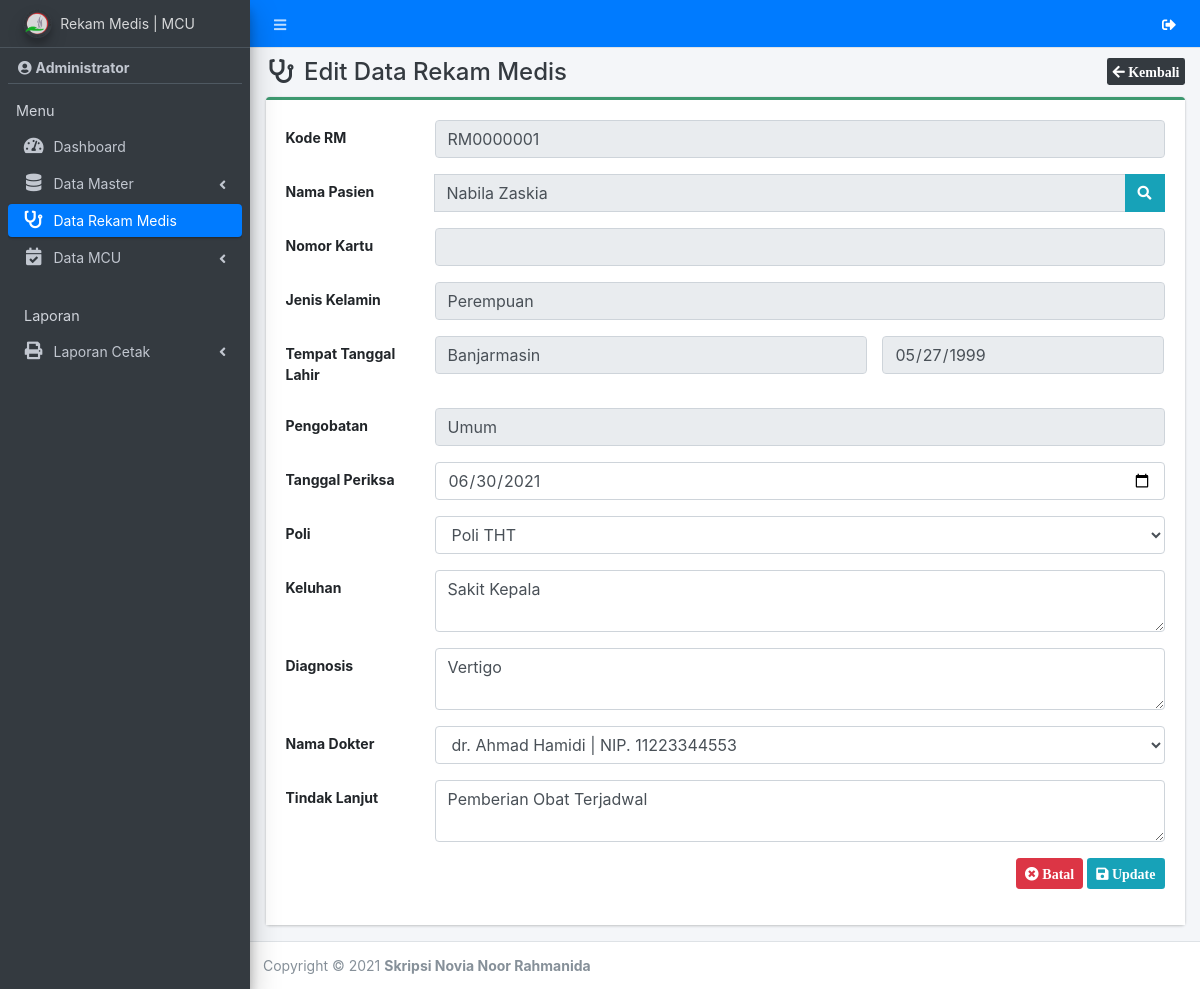
/admin/rm/edit?id=RM0000001 (signed in), run on an earlier commit of the app's database.
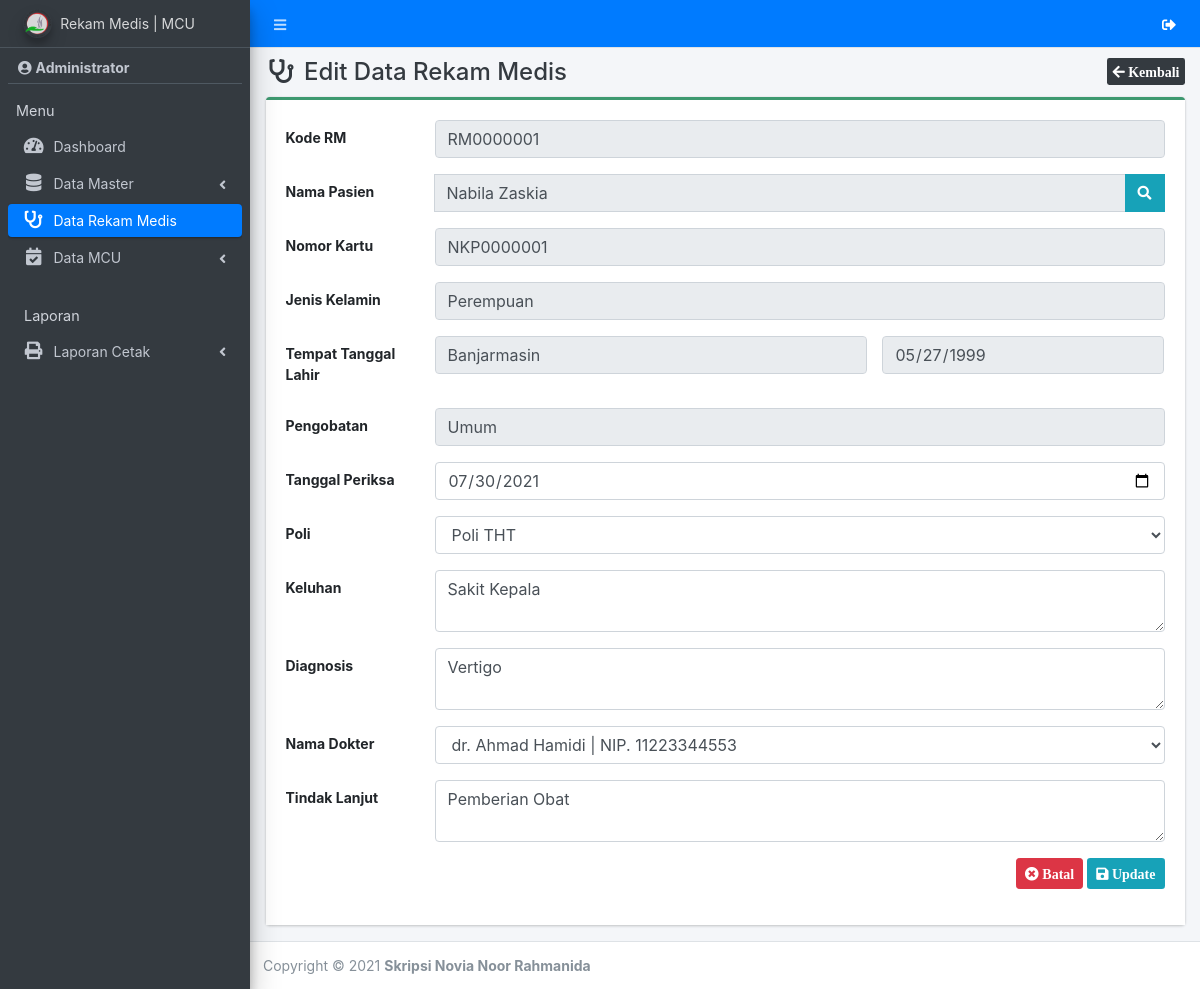
And on a later commit of the database.
### tables this page shows
CREATE TABLE `rm` (
  `id_rm` varchar(11) NOT NULL,
  `id_pasien` int(11) NOT NULL,
  `tanggal` date NOT NULL,
  `id_poli` int(11) NOT NULL,
  `keluhan` text NOT NULL,
  `diagnosis` text NOT NULL,
  `id_dokter` int(11) NOT NULL,
  `tindakan` text NOT NULL,
  `id_user` int(11) NOT NULL
);

CREATE TABLE `pasien` (
  `id_pasien` int(11) NOT NULL,
  `no_kartu` varchar(30) NOT NULL,
  `nm_pasien` varchar(50) NOT NULL,
  `nik` varchar(30) NOT NULL,
  `jk` varchar(20) NOT NULL,
  `tmpt_lahir` varchar(50) NOT NULL,
  `tgl_lahir` date NOT NULL,
  `pekerjaan` varchar(50) NOT NULL,
  `alamat` text NOT NULL,
  `jp` varchar(20) NOT NULL,
  `bpjs` varchar(30) DEFAULT NULL,
  `id_poli` int(11) NOT NULL,
  `hp` varchar(20) NOT NULL,
  `id_user` int(11) NOT NULL,
  `tgl_input` date NOT NULL
);

### admin/rm/edit.php (the view, shortened to what the rows shown need)
<?php
require '../../app/config.php';
include_once '../../template/header.php';
$id = $_GET['id'];
$query = $con->query(" SELECT * FROM rm r JOIN pasien p ON p.id_pasien = r.id_pasien WHERE id_rm ='$id'");
$row = $query->fetch_array();
?>
<div class="content-wrapper">
    <section class="content">
        <div class="container-fluid">
            <div class="row">
                <div class="col-md-12">
                    <div class="card card-olive card-outline">
                        <div class="card-body" style="background-color: white;">
                            <form class="form-horizontal" method="POST" action="" enctype="multipart/form-data">
                                <div class="form-group row">
                                    <div class="col-sm-10">
                                        <input type="text" class="form-control" value="<?= $row['id_rm'] ?>" required readonly>
                                    </div>
                                </div>
                                <div class="form-group row">
                                    <div class="col-sm-10 input-group">
                                        <input type="text" class="form-control" id="nm_pasien" value="<?= $row['nm_pasien'] ?>" required readonly>
                                        <span class="input-group-append">
                                            <button type="button" data-toggle="modal" data-target="#modal_pasien" class="btn btn-info btn-flat"><i class="fa fa-search"></i></button>
                                        </span>
                                    </div>
                                </div>
                                <div class="form-group row">
                                    <div class="col-sm-10">
                                        <input type="text" class="form-control" id="no_kartu" value="<?= $row['no_kartu'] ?>" readonly>
                                    </div>
                                </div>
                                <div class="form-group row">
                                    <div class="col-sm-10">
                                        <input type="text" class="form-control" id="jk" value="<?= $row['jk'] ?>" readonly>
                                    </div>
                                </div>
                                <div class="form-group row">
                                    <div class="col-sm-6">
                                        <input type="text" class="form-control" id="tmpt_lahir" placeholder="Tempat Lahir" value="<?= $row['tmpt_lahir'] ?>" readonly>
                                    </div>
                                    <div class="col-sm-4">
                                        <input type="date" class="form-control" id="tgl_lahir" placeholder="Tanggal Lahir" value="<?= $row['tgl_lahir'] ?>" readonly>
                                    </div>
                                </div>
                                <div class="form-group row">
                                    <div class="col-sm-10">
                                        <input type="text" class="form-control" id="jp" value="<?= $row['jp'] ?>" readonly>
                                    </div>
                                </div>
                                <div class="form-group row">
                                    <div class="col-sm-10">
                                        <input type="date" class="form-control" name="tanggal" value="<?= $row['tanggal'] ?>" required>
                                    </div>
                                </div>
                                <div class="form-group row">
                                    <div class="col-sm-10">
                                        <textarea name="keluhan" class="form-control" required><?= $row['keluhan'] ?></textarea>
                                    </div>
                                </div>
                                <div class="form-group row">
                                    <div class="col-sm-10">
                                        <textarea name="diagnosis" class="form-control" required><?= $row['diagnosis'] ?></textarea>
                                    </div>
                                </div>
                                <div class="form-group row">
                                    <div class="col-sm-10">
                                        <textarea name="tindakan" class="form-control" required><?= $row['tindakan'] ?></textarea>
                                    </div>
                                </div>
                            </form>
                        </div>
                    </div>
                </div>
            </div>
        </div>
    </section>
</div>
<?php
include_once '../../template/footer.php';
?>

What changed in the data, as far as the page shows it:
changed rm "RM0000001": id_pasien.no_kartu (not shown) → "NKP0000001"; tanggal "06/30/2021" → "07/30/2021"; tindakan "Pemberian Obat Terjadwal" → "Pemberian Obat"
